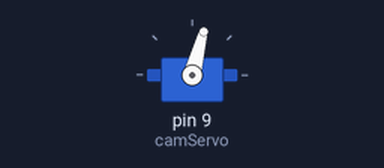
This sketch was run on a simulated Arduino Uno, built with avr-gcc and run on an emulated ATmega328P. Shown: servo.

Above: at 0.15 s.
At 10.05 s:
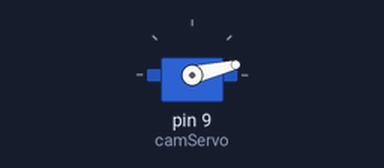
At 19.35 s:
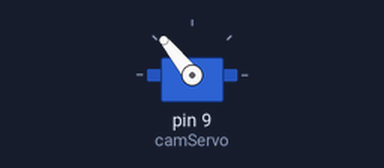
At 39.45 s:
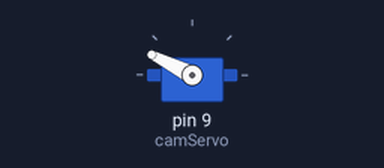
Timing chart, 0 to 40.0 s (numbered marks = the images above):
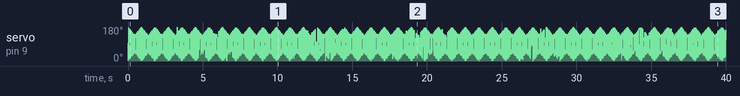

The sketch:

Servo_Sweep.ino
```cpp
// This program is for a servo attached to the Pixy Cam, causing the camera to sweep back
// and forth in search of colored blocks.

#include <Servo.h>

Servo camServo;  // create servo object to control a servo

int pos = 0,    // variable to store the servo position
    dir = 0;    // dictates direction of 'camServo' rotation

void setup() {
  camServo.attach(9);  // attaches the servo on pin 12 to the servo object
}

void loop() {

  if (dir == 0)   // dir 0 sweeps from left to right
  {
    pos += 1;
    camServo.write(pos);
   // delay(10);
    if (pos == 180)
    {
      dir = 1;
    }
  }
  else if (dir == 1) // dir 1 sweeps from right to left
  {
    pos -= 1;
    camServo.write(pos);
    // delay(10);
    if (pos == 0)
    {
      dir = 0;
    }
  }
}
```
